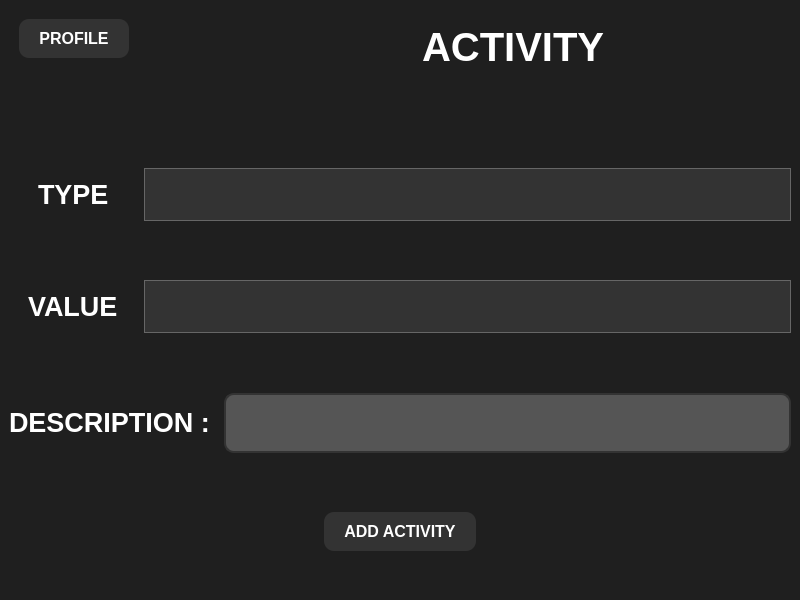
<?xml version="1.0" encoding="UTF-8"?>
<ui version="4.0">
 <class>AddActivity</class>
 <widget class="QMainWindow" name="AddActivity">
  <property name="geometry">
   <rect>
    <x>0</x>
    <y>0</y>
    <width>800</width>
    <height>600</height>
   </rect>
  </property>
  <property name="windowTitle">
   <string>MainWindow</string>
  </property>
  <property name="styleSheet">
   <string notr="true">background-color: rgb(31, 31, 31);</string>
  </property>
  <widget class="QWidget" name="centralwidget">
   <layout class="QVBoxLayout" name="verticalLayout" stretch="2,2,10,0">
    <item>
     <layout class="QVBoxLayout" name="verticalLayout_3">
      <item>
       <layout class="QHBoxLayout" name="horizontalLayout" stretch="2,5,2">
        <item>
         <layout class="QHBoxLayout" name="horizontalLayout_2">
          <item alignment="Qt::AlignLeft|Qt::AlignTop">
           <widget class="QPushButton" name="pushButton_profile">
            <property name="styleSheet">
             <string notr="true">QPushButton {
    border: none;
    border-radius: 10px;
    background-color: #333333;
    color: white;
    padding: 10px 20px;
	margin-top:10px;
	margin-left:10px;
    font-size: 16px;
    font-weight: bold;
    text-transform: uppercase;
    outline: none;
}

QPushButton:hover {
    background-color: #555555;
}</string>
            </property>
            <property name="text">
             <string>PROFILE</string>
            </property>
           </widget>
          </item>
         </layout>
        </item>
        <item>
         <layout class="QHBoxLayout" name="horizontalLayout_4">
          <item alignment="Qt::AlignHCenter|Qt::AlignVCenter">
           <widget class="QLabel" name="label">
            <property name="font">
             <font>
              <pointsize>30</pointsize>
              <bold>true</bold>
             </font>
            </property>
            <property name="styleSheet">
             <string notr="true">color: rgb(255, 255, 255);</string>
            </property>
            <property name="text">
             <string>ACTIVITY</string>
            </property>
           </widget>
          </item>
         </layout>
        </item>
        <item>
         <layout class="QHBoxLayout" name="horizontalLayout_3"/>
        </item>
       </layout>
      </item>
     </layout>
    </item>
    <item>
     <spacer name="verticalSpacer">
      <property name="orientation">
       <enum>Qt::Vertical</enum>
      </property>
      <property name="sizeHint" stdset="0">
       <size>
        <width>20</width>
        <height>40</height>
       </size>
      </property>
     </spacer>
    </item>
    <item>
     <layout class="QVBoxLayout" name="verticalLayout_2">
      <item>
       <layout class="QVBoxLayout" name="verticalLayout_5">
        <item>
         <layout class="QHBoxLayout" name="horizontalLayout_5" stretch="1,5">
          <item>
           <layout class="QHBoxLayout" name="horizontalLayout_8">
            <item alignment="Qt::AlignHCenter|Qt::AlignVCenter">
             <widget class="QLabel" name="label_2">
              <property name="font">
               <font>
                <pointsize>20</pointsize>
                <bold>true</bold>
               </font>
              </property>
              <property name="styleSheet">
               <string notr="true">color: rgb(255, 255, 255);</string>
              </property>
              <property name="text">
               <string>TYPE</string>
              </property>
             </widget>
            </item>
           </layout>
          </item>
          <item>
           <layout class="QHBoxLayout" name="horizontalLayout_7">
            <item>
             <widget class="QComboBox" name="comboBox_type">
              <property name="minimumSize">
               <size>
                <width>0</width>
                <height>53</height>
               </size>
              </property>
              <property name="font">
               <font>
                <pointsize>13</pointsize>
                <bold>true</bold>
               </font>
              </property>
              <property name="styleSheet">
               <string notr="true">QComboBox {
	color: #CCCCCC;
    background-color: #333333;
    border: 1px solid #666666;
    padding: 2px 8px;
}

QComboBox::drop-down {
    border: none;
}


QComboBox::item {
    background-color: #666666;
	color: rgb(255, 255, 255);
}

QComboBox::item:Hover {
    background-color: #666666;
	color: rgb(255, 255, 255);
}

QComboBox::item:selected {
    background-color: #444444;
	color: rgb(255, 255, 255);
}
</string>
              </property>
             </widget>
            </item>
           </layout>
          </item>
         </layout>
        </item>
       </layout>
      </item>
      <item>
       <spacer name="verticalSpacer_2">
        <property name="orientation">
         <enum>Qt::Vertical</enum>
        </property>
        <property name="sizeHint" stdset="0">
         <size>
          <width>20</width>
          <height>40</height>
         </size>
        </property>
       </spacer>
      </item>
      <item>
       <layout class="QVBoxLayout" name="verticalLayout_6">
        <item>
         <layout class="QHBoxLayout" name="horizontalLayout_10" stretch="1,5">
          <item>
           <layout class="QHBoxLayout" name="horizontalLayout_13">
            <item alignment="Qt::AlignHCenter|Qt::AlignVCenter">
             <widget class="QLabel" name="label_3">
              <property name="font">
               <font>
                <pointsize>20</pointsize>
                <bold>true</bold>
               </font>
              </property>
              <property name="styleSheet">
               <string notr="true">color: rgb(255, 255, 255);</string>
              </property>
              <property name="text">
               <string>VALUE</string>
              </property>
             </widget>
            </item>
           </layout>
          </item>
          <item>
           <layout class="QHBoxLayout" name="horizontalLayout_11">
            <item>
             <widget class="QComboBox" name="comboBox_value">
              <property name="minimumSize">
               <size>
                <width>0</width>
                <height>53</height>
               </size>
              </property>
              <property name="font">
               <font>
                <pointsize>13</pointsize>
                <bold>true</bold>
               </font>
              </property>
              <property name="styleSheet">
               <string notr="true">QComboBox {
    color: #CCCCCC;
    background-color: #333333;
    border: 1px solid #666666;
    padding: 2px 8px;
}

QComboBox::drop-down {
    border: none;
}

QComboBox::down-arrow {
    image: url(down-arrow.png);
}

QComboBox::item {
    background-color: #666666;
}

QComboBox::item:selected {
    background-color: #444444;
}
</string>
              </property>
             </widget>
            </item>
           </layout>
          </item>
         </layout>
        </item>
       </layout>
      </item>
      <item>
       <spacer name="verticalSpacer_3">
        <property name="orientation">
         <enum>Qt::Vertical</enum>
        </property>
        <property name="sizeHint" stdset="0">
         <size>
          <width>20</width>
          <height>40</height>
         </size>
        </property>
       </spacer>
      </item>
      <item>
       <layout class="QVBoxLayout" name="verticalLayout_7">
        <item>
         <layout class="QHBoxLayout" name="horizontalLayout_18" stretch="1,5">
          <item>
           <layout class="QHBoxLayout" name="horizontalLayout_21">
            <item alignment="Qt::AlignHCenter|Qt::AlignVCenter">
             <widget class="QLabel" name="label_4">
              <property name="font">
               <font>
                <pointsize>20</pointsize>
                <bold>true</bold>
               </font>
              </property>
              <property name="styleSheet">
               <string notr="true">color: rgb(255, 255, 255);</string>
              </property>
              <property name="text">
               <string>DESCRIPTION : </string>
              </property>
             </widget>
            </item>
           </layout>
          </item>
          <item>
           <layout class="QHBoxLayout" name="horizontalLayout_20">
            <item>
             <widget class="QLineEdit" name="lineEdit_description">
              <property name="styleSheet">
               <string notr="true">QLineEdit {
    border: 2px solid #333333; 
    border-radius: 10px;
    padding: 8px 12px;
    font-size: 16px;
    color: #FFFFFF; 
    background-color: #555555; 
    height: 40px; 
}

QLineEdit:focus {
    border-color: #4CAF50; 
    background-color: #666666; 
}

QLineEdit::placeholder {
    color: #AAAAAA; 
}</string>
              </property>
             </widget>
            </item>
           </layout>
          </item>
         </layout>
        </item>
       </layout>
      </item>
      <item>
       <spacer name="verticalSpacer_4">
        <property name="orientation">
         <enum>Qt::Vertical</enum>
        </property>
        <property name="sizeHint" stdset="0">
         <size>
          <width>20</width>
          <height>40</height>
         </size>
        </property>
       </spacer>
      </item>
      <item>
       <layout class="QVBoxLayout" name="verticalLayout_4">
        <item>
         <layout class="QHBoxLayout" name="horizontalLayout_14">
          <item>
           <layout class="QHBoxLayout" name="horizontalLayout_16">
            <item>
             <spacer name="horizontalSpacer">
              <property name="orientation">
               <enum>Qt::Horizontal</enum>
              </property>
              <property name="sizeHint" stdset="0">
               <size>
                <width>40</width>
                <height>20</height>
               </size>
              </property>
             </spacer>
            </item>
           </layout>
          </item>
          <item>
           <layout class="QHBoxLayout" name="horizontalLayout_17">
            <item alignment="Qt::AlignHCenter|Qt::AlignVCenter">
             <widget class="QPushButton" name="pushButton">
              <property name="styleSheet">
               <string notr="true">QPushButton {
    border: none;
    border-radius: 10px;
    background-color: #333333;
    color: white;
    padding: 10px 20px;
    font-size: 16px;
    font-weight: bold;
    text-transform: uppercase;
    outline: none;
}

QPushButton:hover {
    background-color: #555555;
}</string>
              </property>
              <property name="text">
               <string>ADD ACTIVITY</string>
              </property>
             </widget>
            </item>
           </layout>
          </item>
          <item>
           <layout class="QHBoxLayout" name="horizontalLayout_15">
            <item>
             <spacer name="horizontalSpacer_2">
              <property name="orientation">
               <enum>Qt::Horizontal</enum>
              </property>
              <property name="sizeHint" stdset="0">
               <size>
                <width>40</width>
                <height>20</height>
               </size>
              </property>
             </spacer>
            </item>
           </layout>
          </item>
         </layout>
        </item>
       </layout>
      </item>
     </layout>
    </item>
    <item>
     <spacer name="verticalSpacer_5">
      <property name="orientation">
       <enum>Qt::Vertical</enum>
      </property>
      <property name="sizeHint" stdset="0">
       <size>
        <width>20</width>
        <height>40</height>
       </size>
      </property>
     </spacer>
    </item>
   </layout>
  </widget>
 </widget>
 <resources/>
 <connections/>
</ui>
